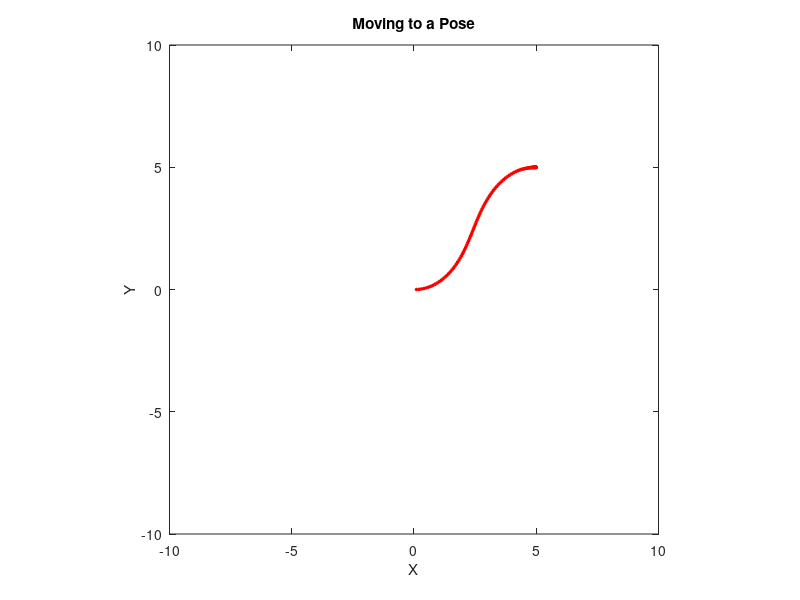

This figure's MATLAB source:
%% Moving to a pose controller
clear, close all
clc

%%
pos = [0 0 0];
p = [];
setPos = [5 5 0];
maxv = 1;
maxw = pi/4;
dt = 0.1;

%%
% Create a figure and plot the initial position
figure;
plot = plot(pos(1), pos(2), 'ro', 'MarkerSize', 2, 'MarkerFaceColor', 'r');
xlim([-10 10]);
ylim([-10 10]);
axis equal;
title('Moving to a Pose');
xlabel('X');
ylabel('Y');
hold on;

pause(10)

%%
fremme = false;
while not(fremme)
    % henter posisjon
    theta = setPos(3);

    % setter variabler
    kalpha = 4;
    kbeta = -2;
    krho = 1;

    % convert to polar cordinates
    dx = pos(1) - setPos(1);
    dy = pos(2) - setPos(2);
    rho = sqrt(dx^2 + dy^2);
    alpha = -atan2(-dy, -dx) - pos(3);
    beta = -pos(3) - alpha;
    dir = 1;

    if (beta > pi/2) || (beta < -pi/2)
        dir = -1;
    end
    if beta > pi/2
        beta = pi/2;
    end
    if beta < -pi/2
        beta = -pi/2;
    end
    if dir == -1
        alpha = -atan2(dy, dx);
        beta = -pos(3) - alpha;
    else
        alpha = -atan2(-dy, -dx);
        beta = -pos(3) - alpha;
    end

    v = krho * rho * dir;
    w = (kalpha * beta + kbeta * alpha) / v;
    v = min(v, maxv);
    v = max(v, -maxv);
    w = min(w, maxw);
    w = max(w, -maxw);

    % Calculate the velocity components in the x and y directions
    vx = v * cos(pos(3));
    vy = v * sin(pos(3));

    % Update position
    pos = pos + [vx vy w] * dt;
    p = [p; pos];
    
    % Update plot
    set(plot, 'XData', p(:,1), 'YData', p(:, 2));
    drawnow;

    % sjekker om fremme
    fremme = rho <= 0.01;

    pause(dt)
end


